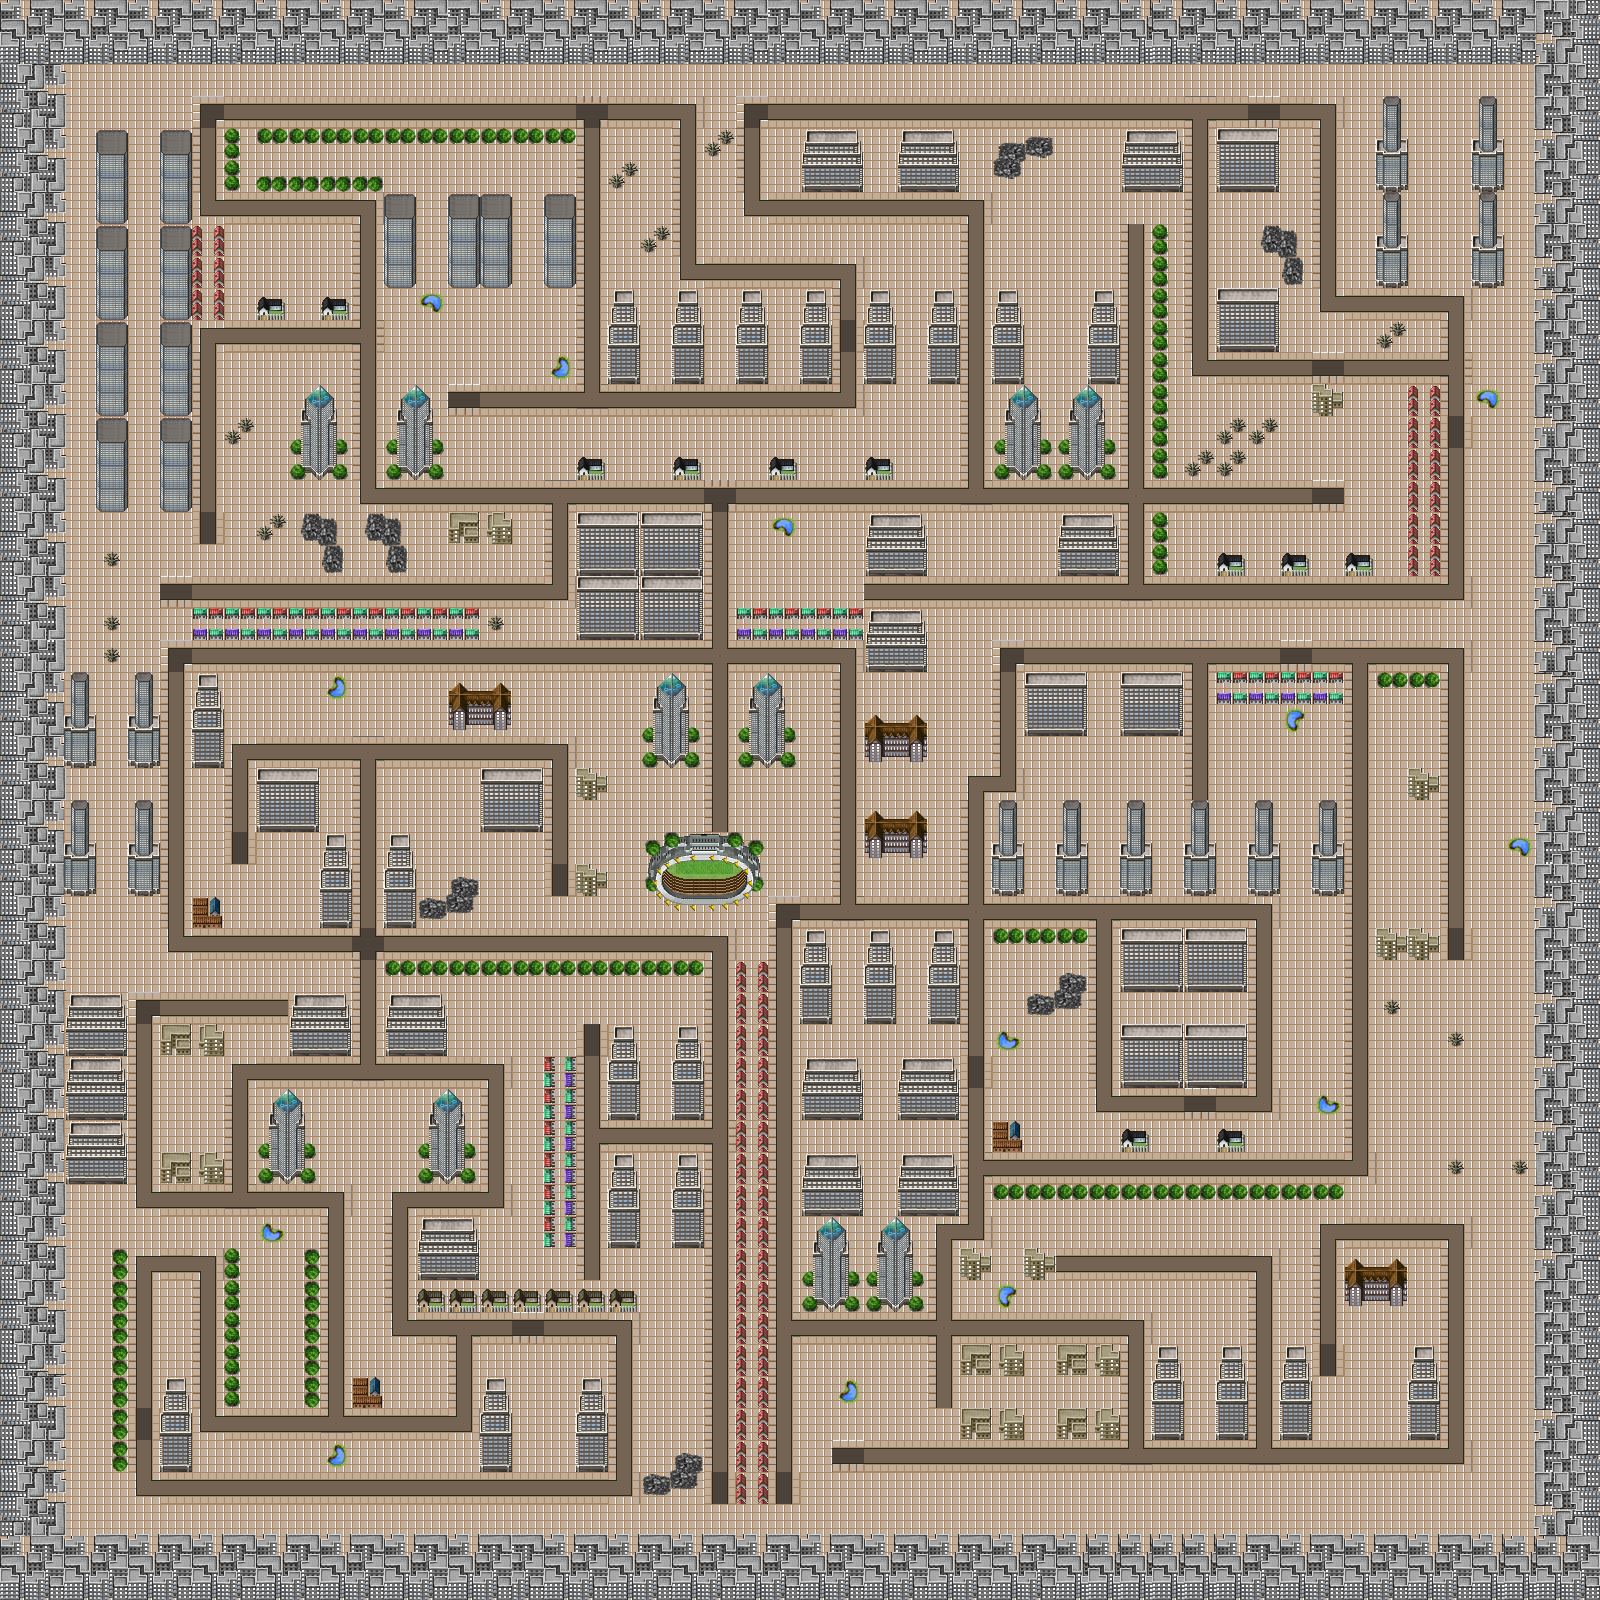

Below is a game level as drawn by its tile map, then a one-line description and the .tmx that defines it (tile-layer data replaced by summaries):
An orthogonal 50x50 tile map with 32x32 px tiles, 3 tile layers (Ground, Road, Buildings).

<map version="1.0" orientation="orthogonal" renderorder="right-down" width="50" height="50" tilewidth="32" tileheight="32" nextobjectid="1">
 <tileset firstgid="1" name="TileE-1" tilewidth="32" tileheight="32">
  <image source="TileE-1.png" width="512" height="512" />
  <tile id="94">
   <properties>
    <property name="minigame" value="true" />
   </properties>
  </tile>
  <tile id="95">
   <properties>
    <property name="minigame" value="true" />
   </properties>
  </tile>
  <tile id="110">
   <properties>
    <property name="minigame" value="true" />
   </properties>
  </tile>
  <tile id="111">
   <properties>
    <property name="minigame" value="true" />
   </properties>
  </tile>
  <tile id="126">
   <properties>
    <property name="minigame" value="true" />
   </properties>
  </tile>
  <tile id="127">
   <properties>
    <property name="minigame" value="true" />
   </properties>
  </tile>
  <tile id="142">
   <properties>
    <property name="minigame" value="true" />
   </properties>
  </tile>
  <tile id="143">
   <properties>
    <property name="minigame" value="true" />
   </properties>
  </tile>
  <tile id="158">
   <properties>
    <property name="minigame" value="true" />
   </properties>
  </tile>
  <tile id="159">
   <properties>
    <property name="minigame" value="true" />
   </properties>
  </tile>
  <tile id="169">
   <properties>
    <property name="heroHQ" value="true" />
   </properties>
  </tile>
  <tile id="174">
   <properties>
    <property name="minigame" value="true" />
   </properties>
  </tile>
  <tile id="175">
   <properties>
    <property name="minigame" value="true" />
   </properties>
  </tile>
 </tileset>
 <layer name="Ground" width="50" height="50">
  <data>[2500 cells, 2500 non-empty, 1 distinct tile ids]</data>
 </layer>
 <layer name="Road" width="50" height="50">
  <data>[2500 cells, 627 non-empty, 17 distinct tile ids]</data>
 </layer>
 <layer name="Buildings" width="50" height="50">
  <data>[2500 cells, 1086 non-empty, 60 distinct tile ids]</data>
 </layer>
</map>
